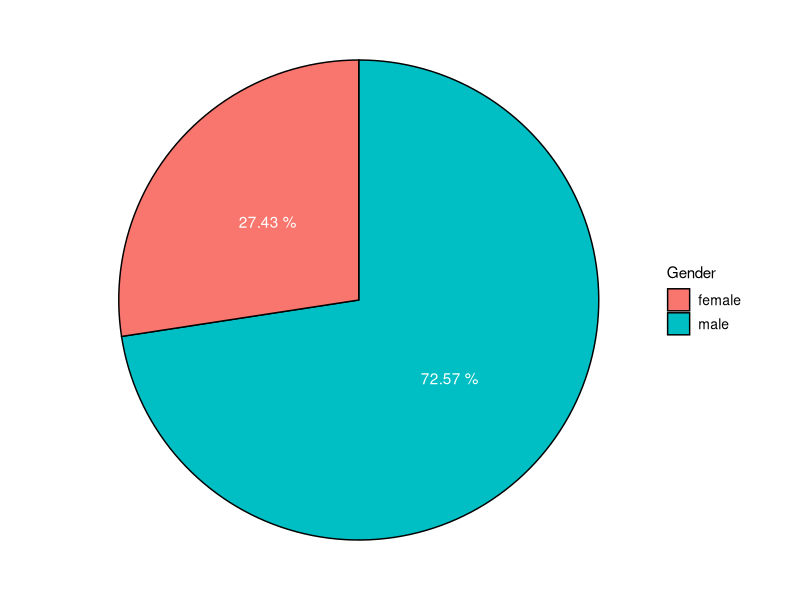
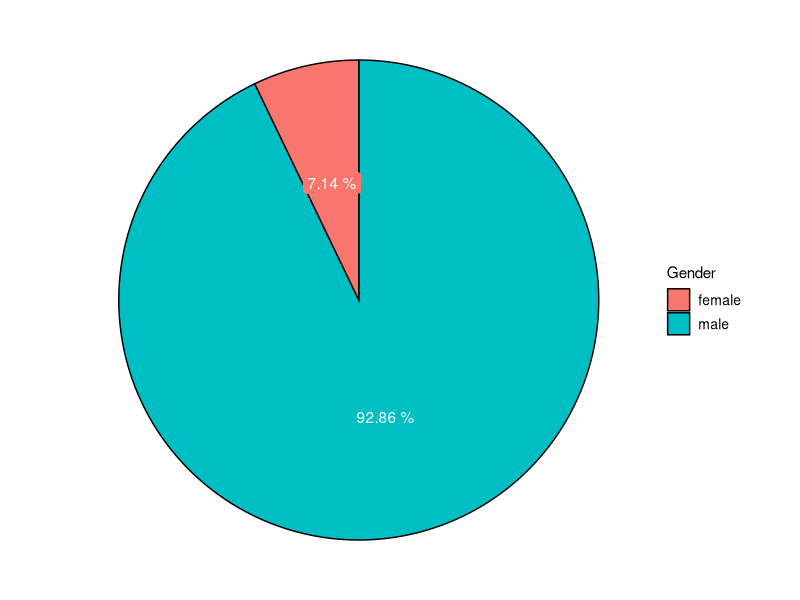

Write R code to recreate these figures, in order.
## ---- chunk 1
#| label: fig-suizidrate
#| fig-cap: "Suicides in Germany 2023 by gender. Data: Destatis."

total <- 10304
men <- 7478
women <- 2826
gender <- c("male", "female")
amount <- c(men, women)
percent <- c(paste(round(men/total*100, 2), "%"), paste(round(women/total*100, 2), "%"))
ds <- data.frame(gender, amount, percent)

library(ggplot2)
ggplot(ds, aes(x = "", y = amount, fill = gender)) +
  geom_bar(stat = "identity", color = "black") +
  coord_polar("y") +
  theme_void() +
  geom_label(aes(label=percent),
             position = position_stack(vjust = 0.5), #in der Mitte des Kuchenstücks
             color = c("white", "white"),
             label.size = 0, #Rahmen entfernen
             #size = 3, #Schriftgröße
             show.legend = FALSE) +
  labs(fill = "Gender") +
  theme(legend.text = element_text(size = 10))

## ---- chunk 2
#| label: fig-knast
#| fig-cap: "Prisoners in Germany on 31 March 2024 by gender. Data: Destatis."

men <- 2269+3093+1170+510+262+612+1446+547+2154+5782+1255+444+1265+979+610+852
women <- 165+255+85+62+12+37+133+34+173+490+126+0+159+18+36+2
total <- men+women
gender <- c("male", "female")
amount <- c(men, women)
percent <- c(paste(round(men/total*100, 2), "%"), paste(round(women/total*100, 2), "%"))
ds <- data.frame(gender, amount, percent)

ggplot(ds, aes(x = "", y = amount, fill = gender)) +
  geom_bar(stat = "identity", color = "black") +
  coord_polar("y") +
  theme_void() +
  geom_label(aes(label=percent),
             position = position_stack(vjust = 0.5), #in der Mitte des Kuchenstücks
             color = c("white", "white"),
             label.size = 0, #Rahmen entfernen
             #size = 3, #Schriftgröße
             show.legend = FALSE) +
  labs(fill = "Gender") +
  theme(legend.text = element_text(size = 10))

